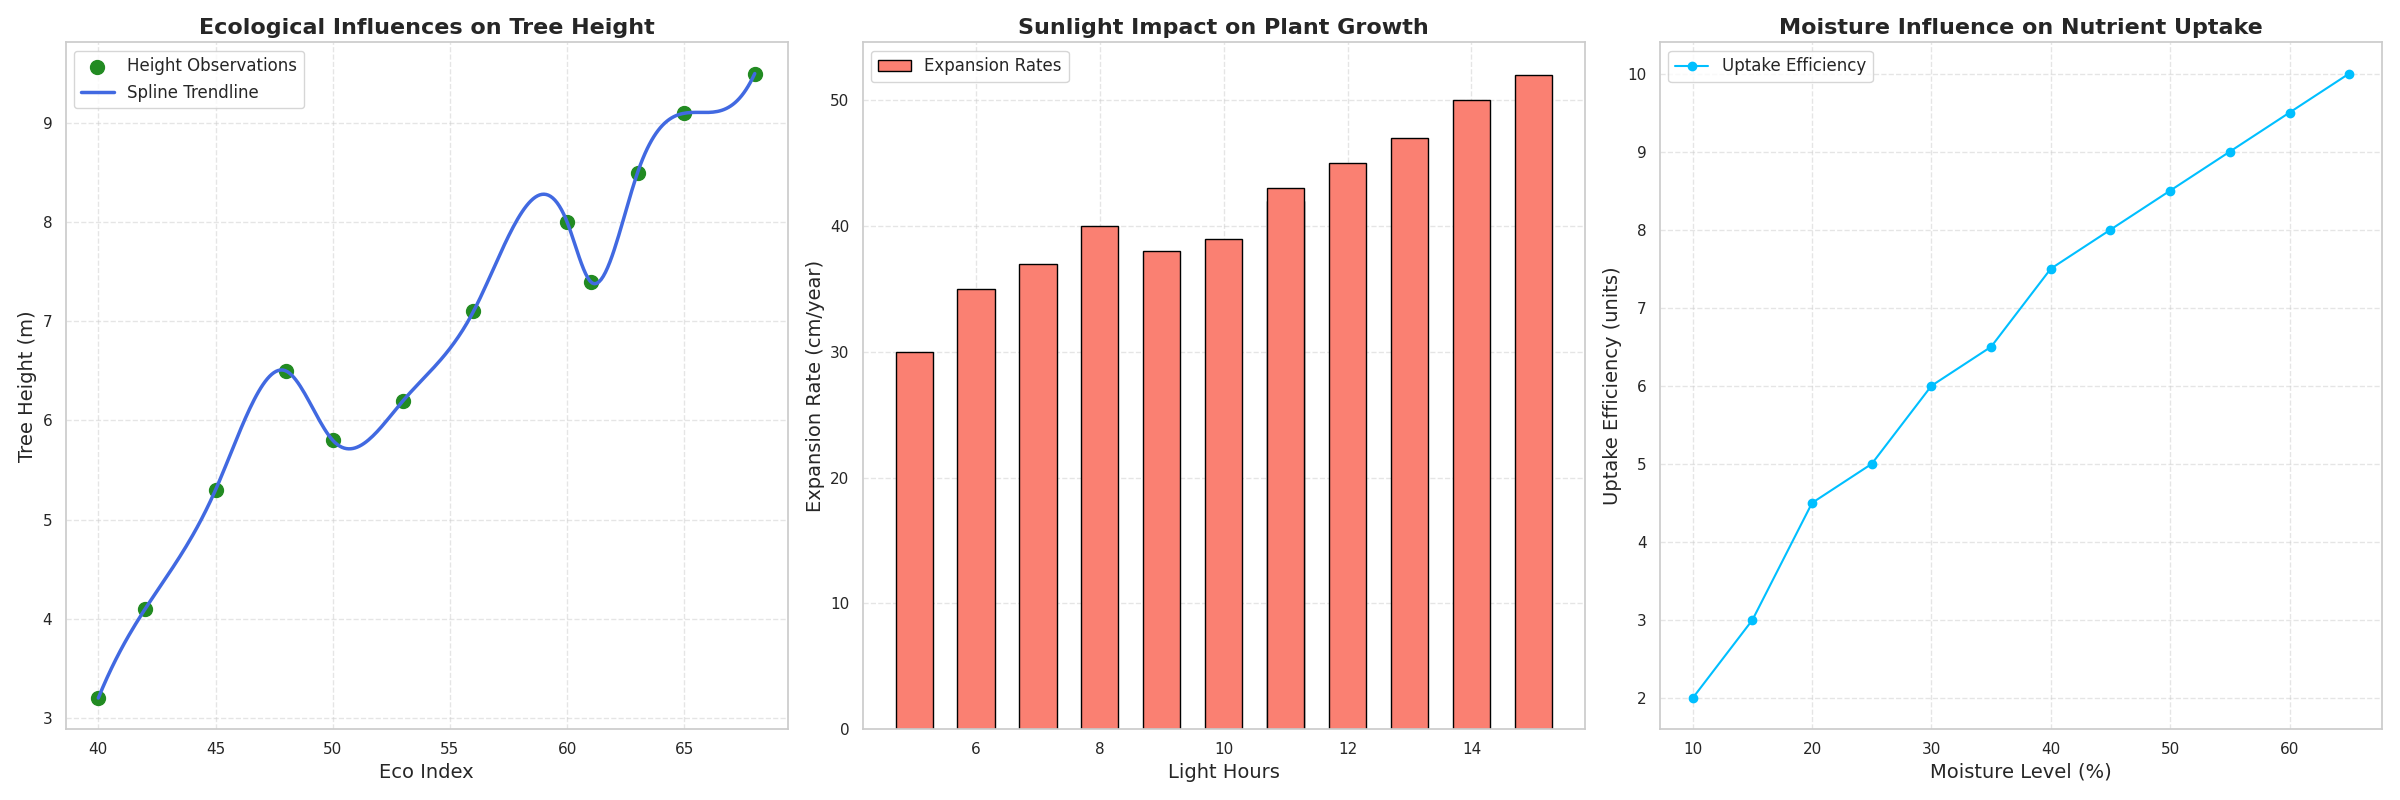

Reproduce this figure in Python.
import matplotlib.pyplot as plt
import numpy as np
from scipy.interpolate import make_interp_spline

# Original data: Randomly altered environmental factors and tree height measurements
tree_heights = np.array([3.2, 4.1, 5.3, 6.5, 5.8, 6.2, 7.1, 8.0, 7.4, 8.5, 9.1, 9.5])
environmental_index = np.array([40, 42, 45, 48, 50, 53, 56, 60, 61, 63, 65, 68])

# Sun exposure vs plant expansion rates (cm/year)
sunlight_hours = np.array([5, 6, 7, 8, 9, 10, 11, 12, 11, 13, 14, 15])
growth_rates = np.array([30, 35, 37, 40, 38, 39, 42, 45, 43, 47, 50, 52])

# Water content vs nutrient uptake efficiency
soil_moisture = np.array([10, 15, 20, 25, 30, 35, 40, 45, 50, 55, 60, 65])
nutrient_absorption = np.array([2, 3, 4.5, 5, 6, 6.5, 7.5, 8, 8.5, 9, 9.5, 10])

# Spline interpolation for smooth curve fitting
spline_model = make_interp_spline(environmental_index, tree_heights)
x_smooth = np.linspace(environmental_index.min(), environmental_index.max(), 300)
y_smooth = spline_model(x_smooth)

# Initialize the figure with 1x3 subplots
fig, axs = plt.subplots(1, 3, figsize=(24, 8))

# Plot Environmental Factors and Tree Heights
axs[0].scatter(environmental_index, tree_heights, color='forestgreen', s=100, label='Height Observations')
axs[0].plot(x_smooth, y_smooth, color='royalblue', linewidth=2.5, label='Spline Trendline')
axs[0].set_title('Ecological Influences on Tree Height', fontsize=16, fontweight='bold')
axs[0].set_xlabel('Eco Index', fontsize=14)
axs[0].set_ylabel('Tree Height (m)', fontsize=14)
axs[0].legend(loc='upper left', fontsize=12, frameon=True)
axs[0].grid(True, linestyle='--', alpha=0.5)

# Plot Sun Exposure vs. Plant Expansion
axs[1].bar(sunlight_hours, growth_rates, color='salmon', width=0.6, edgecolor='black', label='Expansion Rates')
axs[1].set_title('Sunlight Impact on Plant Growth', fontsize=16, fontweight='bold')
axs[1].set_xlabel('Light Hours', fontsize=14)
axs[1].set_ylabel('Expansion Rate (cm/year)', fontsize=14)
axs[1].legend(loc='upper left', fontsize=12, frameon=True)
axs[1].grid(True, linestyle='--', alpha=0.5)

# Plot Moisture vs. Nutrient Uptake
axs[2].plot(soil_moisture, nutrient_absorption, marker='o', linestyle='-', color='deepskyblue', label='Uptake Efficiency')
axs[2].set_title('Moisture Influence on Nutrient Uptake', fontsize=16, fontweight='bold')
axs[2].set_xlabel('Moisture Level (%)', fontsize=14)
axs[2].set_ylabel('Uptake Efficiency (units)', fontsize=14)
axs[2].legend(loc='upper left', fontsize=12, frameon=True)
axs[2].grid(True, linestyle='--', alpha=0.5)

# Adjust plot layout
plt.tight_layout()

# Display the plot
plt.show()
